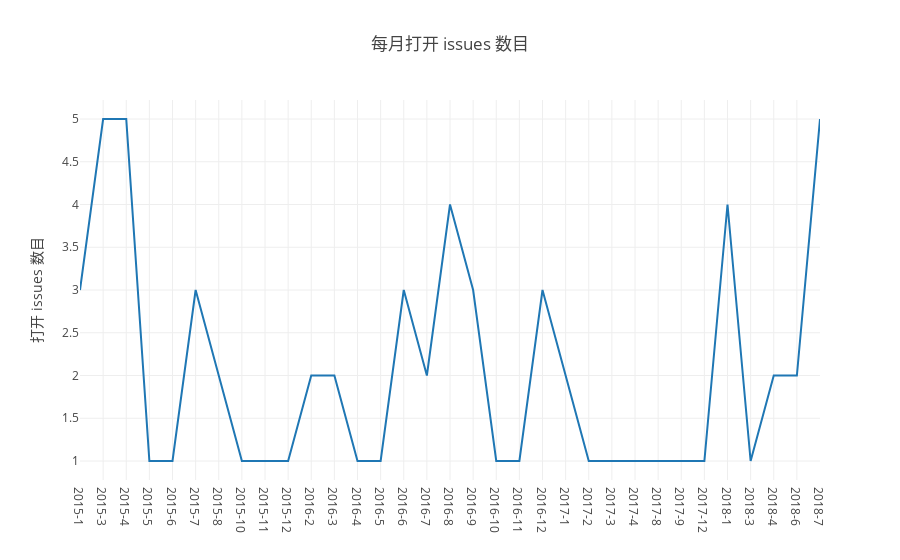

Notebook code for this chart:
### Code cell
// 2.1 每月打开 Issue 数
Promise.all(years.map(y => {
    var q = `
    select time, open_issues
    from 
    (select count(issue_id) as open_issues,
    concat(toString(toYear(created_date)),'-',toString(toMonth(created_date))) as time
    from github_log.year${y} 
    where repo_id=${my_repo_id} and type = 'IssuesEvent' and action in('opened','reopened')
    group by toYear(created_date),toMonth(created_date)
    order by toYear(created_date),toMonth(created_date))
    `
    return openDigger.driver.clickhouse.query(q);
})).then(data => {
    //console.log(data)
    var open_issues = [], time = [], table = [];
    data.forEach(y_info=>{
        //console.log("11: ",y_info)
        y_info.forEach(m_info=>{
            table.push({'时间':m_info.time, '每月打开 issues 数':parseInt(m_info.open_issues)});
            open_issues.push(m_info.open_issues);
            time.push(m_info.time)
        })
    }
    )
    console.table(table);
    openDigger.render.plotly([
        {x: time, y: open_issues, mode:'scatter', name:'打开issues'}, 
    ], {
        title: '每月打开 issues 数目',
        yaxis: { title: '打开 issues 数目'},
        xaxis: {type: 'category'}
    });

});

### Figure 1 — Plotly figure (JSON) as saved in the notebook; plotly's stock layout.template omitted (floating-point values rounded to 4 significant figures)
{"data": [{"mode": "scatter", "name": "打开issues", "x": ["2015-1", "2015-3", "2015-4", "2015-5", "2015-6", "2015-7", "2015-8", "2015-10", "2015-11", "2015-12", "2016-2", "2016-3", "2016-4", "2016-5", "2016-6", "2016-7", "2016-8", "2016-9", "2016-10", "2016-11", "2016-12", "2017-1", "2017-2", "2017-3", "2017-4", "2017-8", "2017-9", "2017-12", "2018-1", "2018-3", "2018-4", "2018-6", "2018-7"], "y": ["3", "5", "5", "1", "1", "3", "2", "1", "1", "1", "2", "2", "1", "1", "3", "2", "4", "3", "1", "1", "3", "2", "1", "1", "1", "1", "1", "1", "4", "1", "2", "2", "5"]}], "layout": {"autosize": true, "title": {"text": "每月打开 issues 数目"}, "xaxis": {"autorange": true, "range": [0, 32], "type": "category"}, "yaxis": {"autorange": true, "range": [0.7778, 5.222], "title": {"text": "打开 issues 数目"}, "type": "linear"}}}
